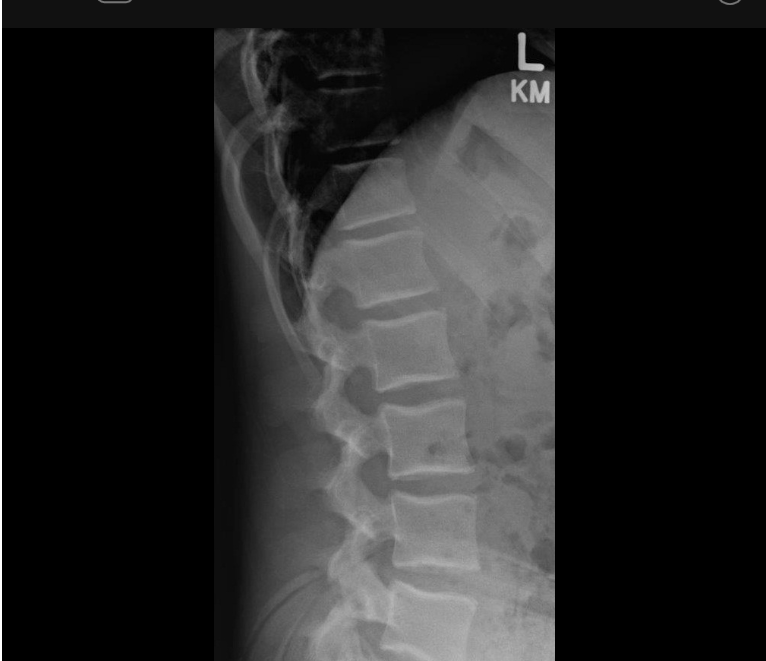
#> input picture input.jpg, 766 x 661 px
$ python main.py
#> lines starting #> are read from the running program, lines starting #| are printed output that depends on the picture; after the words box and inside, x2 and y2 are one past the last pixel; in counts of white or black regions, pixels touching at a corner belong together
# --- main.py (Minimal Debug Runner) ---
from pathlib import Path
import sys, cv2, numpy as np, math

# ====== 參數（必要時才調） ======
Y_L1 = (0.25, 0.55)    # L1 ROI 的 y 比例
Y_S1 = (0.72, 1.00)    # S1 ROI 的 y 比例（抓不到時試 0.68~0.75）
ANG_L1 = 35            # 近水平角度門檻（度）
ANG_S1 = 40
# ==============================

BASE_DIR = Path(__file__).resolve().parent
IMG_PATH = Path(sys.argv[1]) if len(sys.argv) > 1 else BASE_DIR / "input.jpg"

def imread_gray(path: Path):
    path = Path(path)
    if not path.exists():
        raise FileNotFoundError(f"[讀檔失敗] 找不到影像：{path}\nCWD：{Path.cwd()}")
    data = np.fromfile(str(path), dtype=np.uint8)  # 支援中文路徑
    img = cv2.imdecode(data, cv2.IMREAD_GRAYSCALE)
#> img is the input picture: shape (661, 766); min 0, max 255, mean 38.5
#| [OK] Loaded: input.jpg shape=(661, 766)
    if img is None:
        raise RuntimeError(f"[解碼失敗] OpenCV 無法解碼：{path}（檔案損毀或副檔名不符）")
    return img

def auto_canny(gray):
    v = np.median(gray); lo = int(max(0, 0.66*v)); hi = int(min(255, 1.33*v))
    return cv2.Canny(gray, lo, hi)

def find_spine_band(gray):
    """穩健版：二值化骨影→形態學→找最大片、最縱長連通元件→x 範圍"""
    h, w = gray.shape
#> h = 661; w = 766
    clahe = cv2.createCLAHE(clipLimit=2.0, tileGridSize=(8,8))
    g = clahe.apply(gray)
    g = cv2.bilateralFilter(g, 5, 50, 50)

    # 強化骨骼：Otsu 二值 + 形態學閉運算（連續化）
    _, bw = cv2.threshold(g, 0, 255, cv2.THRESH_BINARY+cv2.THRESH_OTSU)
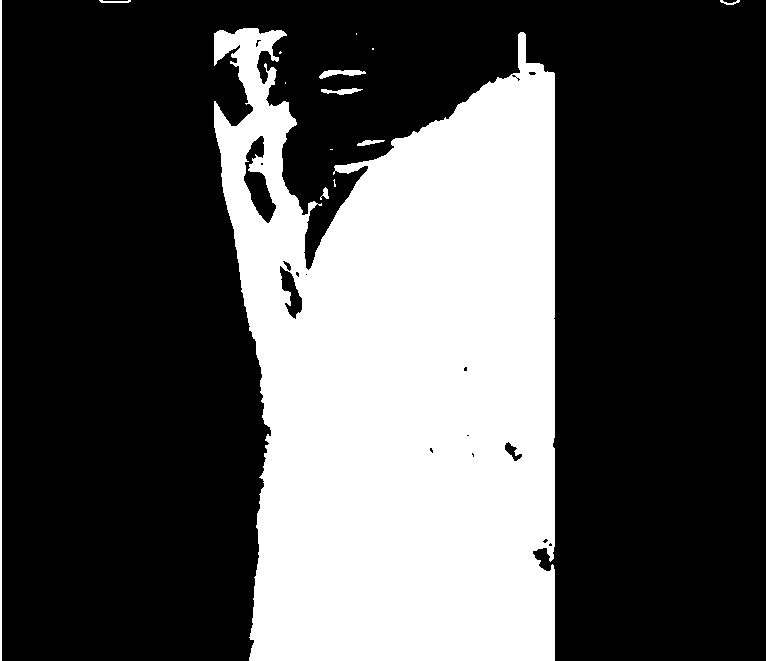
#> bw: shape (661, 766); 32.6% white; 14 white regions (6 under 20 px), largest, box (x1, y1, x2, y2) and area: (214, 28, 555, 661) 163105, (0, 0, 2, 661) 1322, (319, 70, 366, 79) 227
    kernel = cv2.getStructuringElement(cv2.MORPH_RECT, (9, 21))
    bw = cv2.morphologyEx(bw, cv2.MORPH_CLOSE, kernel, iterations=1)
#> bw: shape (661, 766); 33.5% white; 8 white regions (3 under 20 px), largest, box (x1, y1, x2, y2) and area: (214, 28, 555, 661) 167041, (0, 0, 2, 661) 1322, (319, 70, 366, 95) 976, (99, 0, 131, 3) 91, (720, 0, 740, 5) 78

    # 只保留「細長且接近中央」的最大連通元件
    num, labels, stats, _ = cv2.connectedComponentsWithStats(bw)
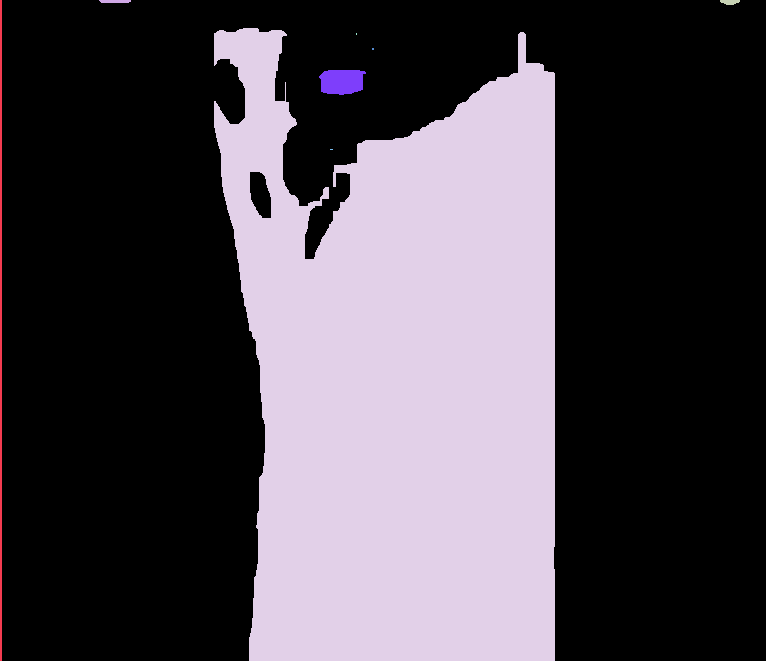
#> labels: shape (661, 766) int32; 9 distinct labels, from 0 to 8; one colour per label, 0 black
#> num = 9; stats = [[2, 0, 764, 661, 336809], [0, 0, 2, 661, 1322], [99, 0, 32, 3, 91], [720, 0, 20, 5, 78], [214, 28, 341, 633, 167041], [356, 33, 1, 2, 2], [372, 48, 2, 2, 4], [319, 70, 47, 25, 976], [330, 149, 3, 1, 3]]
    cand = []
    cx_img = w/2
#> cx_img = 383
    for i in range(1, num):
        x, y, ww, hh, area = stats[i]
        if hh < 0.4*h:
            continue
        if ww < 0.08*w:
            continue
        aspect = hh / max(1, ww)
        center_pen = abs((x+ww/2) - cx_img) / (w/2)
        score = aspect*2 + (area/(h*w))*3 - center_pen   # 越高越好
        cand.append((score, x, y, ww, hh))
#> this loop made 8 passes
#> (x, y, ww, hh, area, aspect, center_pen, score) on pass 4: (214, 28, 341, 633, 167041, 1.86, 0.00392, 4.7)
#> after the loop, cand = [(4.7, 214, 28, 341, 633)]
    if not cand:
        # 退而求其次：用中間 60% 寬
        return int(w*0.20), int(w*0.80)

    cand.sort(reverse=True)
    _, x, y, ww, hh = cand[0]
#> x = 214; y = 28; ww = 341; hh = 633
    # 兩側多留一點邊（避免裁太窄）
    pad = int(0.06*w)
#> pad = 45
    xL = max(0, x - pad)
#> xL = 169
    xR = min(w, x + ww + pad)
#> xR = 600

    # 若帶寬仍過窄，擴成至少 0.25*w
    if (xR - xL) < int(0.25*w):
        cx = (xL + xR)//2
        half = max(int(0.125*w), (xR - xL)//2)
        xL = max(0, cx - half)
        xR = min(w, cx + half)
    return xL, xR

def hough_pass(roi, ang_limit_deg, len_ratio_list=(0.35,0.28,0.22), thr_list=(140,110,80,60)):
    H, W = roi.shape
    edges = auto_canny(roi)
    best, best_score = None, -1
    for min_len_ratio in len_ratio_list:
        min_len = int(W * min_len_ratio)
        for hth in thr_list:
            lines = cv2.HoughLinesP(edges, 1, np.pi/180, threshold=hth,
                                    minLineLength=min_len, maxLineGap=20)
            if lines is None: continue
            for (x1,y1,x2,y2) in lines[:,0,:]:
                ang = abs(math.degrees(math.atan2(y2-y1, x2-x1)))
                ang = ang if ang <= 90 else 180-ang
                length = math.hypot(x2-x1, y2-y1)
                cx = (x1+x2)/2; center_penalty = abs(cx - W/2) / (W/2 + 1e-6)
                score = (max(0, ang_limit_deg - ang)) * 2 + length - 50*center_penalty
                if ang <= ang_limit_deg and score > best_score:
                    best, best_score = (x1,y1,x2,y2), score
        if best is not None: break
    return best, edges

def rotate_point(x, y, angle_deg, center):
    ang = np.deg2rad(angle_deg); ox, oy = center
    xr = ox + (x-ox)*np.cos(ang) - (y-oy)*np.sin(ang)
    yr = oy + (x-ox)*np.sin(ang) + (y-oy)*np.cos(ang)
    return int(round(xr)), int(round(yr))

def fallback_by_small_rotation(roi, base_ang_limit=35):
    H, W = roi.shape; center = (W//2, H//2)
    best, best_meta = None, (-1, 0)
    for a in range(-12, 13, 2):
        M = cv2.getRotationMatrix2D(center, a, 1.0)
        rot = cv2.warpAffine(roi, M, (W, H), flags=cv2.INTER_LINEAR, borderMode=cv2.BORDER_REPLICATE)
        cand, _ = hough_pass(rot, base_ang_limit, len_ratio_list=(0.30,0.24,0.20), thr_list=(120,90,70))
        if cand is None: continue
        (x1,y1,x2,y2) = cand
        ang = abs(math.degrees(math.atan2(y2-y1, x2-x1))); ang = ang if ang<=90 else 180-ang
        length = math.hypot(x2-x1, y2-y1)
        score = (base_ang_limit - ang) * 2 + length
        if score > best_meta[0]:
            p1 = rotate_point(x1, y1, -a, center); p2 = rotate_point(x2, y2, -a, center)
            best, best_meta = (p1[0],p1[1],p2[0],p2[1]), (score, a)
    return best

def find_endplate_line(gray, spine_band, y0_ratio, y1_ratio, ang_limit_deg=35, tag="L1"):
    h, w = gray.shape; xL, xR = spine_band
    y0, y1 = int(h*y0_ratio), int(h*y1_ratio)
    roi = gray[y0:y1, xL:xR]
    # 前處理
    clahe = cv2.createCLAHE(clipLimit=2.0, tileGridSize=(8,8))
    roi_p = clahe.apply(roi)
    roi_p = cv2.GaussianBlur(roi_p, (5,5), 0)

    # 儲存 ROI 供 debug
    cv2.imwrite(f"debug_roi_{tag}.jpg", roi_p)
    line, edges = hough_pass(roi_p, ang_limit_deg)
    cv2.imwrite(f"debug_edges_{tag}.jpg", edges)

    if line is None:
        line = fallback_by_small_rotation(roi_p, base_ang_limit=ang_limit_deg+5)

    if line is None:
        return None, (y0, y1, xL, xR)
    (x1,y1_,x2,y2_) = line
    return (x1+xL, y1_+y0, x2+xL, y2_+y0), (y0, y1, xL, xR)

def line_angle_deg(p1, p2):
    dy, dx = p2[1]-p1[1], p2[0]-p1[0]
    ang = math.degrees(math.atan2(dy, dx))
    return (ang + 360) % 180

def main():
    gray = imread_gray(IMG_PATH)
    if gray.dtype != np.uint8:
        gray = cv2.normalize(gray, None, 0, 255, cv2.NORM_MINMAX).astype(np.uint8)

    print(f"[OK] Loaded: {IMG_PATH} shape={gray.shape}")
    cv2.imwrite("debug_gray.jpg", gray)

    # Step 1: 找脊柱垂直帶
    band = find_spine_band(gray)
#> band = (169, 600)
    xL, xR = band
#> xL = 169; xR = 600
    print(f"[OK] Spine band: xL={xL}, xR={xR}, width={xR-xL}")
#| [OK] Spine band: xL=169, xR=600, width=431
    overlay = cv2.cvtColor(gray, cv2.COLOR_GRAY2BGR)
    cv2.rectangle(overlay, (xL, 0), (xR, gray.shape[0]-1), (0,255,255), 2)
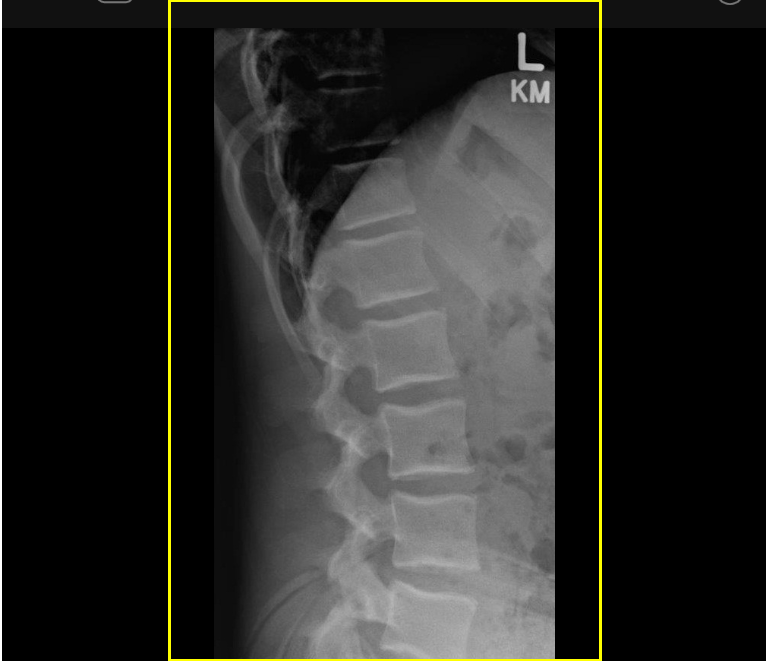
#> overlay: shape (661, 766, 3); mean B, G, R 38.3, 41.2, 41.2
    cv2.imwrite("debug_spine_band.jpg", overlay)

    # Step 2: 找 L1/S1 端板線
    L1_line, L1_roi = find_endplate_line(gray, band, Y_L1[0], Y_L1[1], ang_limit_deg=ANG_L1, tag="L1")
#> in find_endplate_line, `xL, xR = spine_band`: xL = 169; xR = 600
#> in auto_canny, `v = np.median(gray)`: v = 109
#> in auto_canny, `lo = int(max(0, 0.66 * v))`: lo = 71
#> in auto_canny, `hi = int(min(255, 1.33 * v))`: hi = 144
#> in auto_canny, `return cv2.Canny(gray, lo, hi)`:
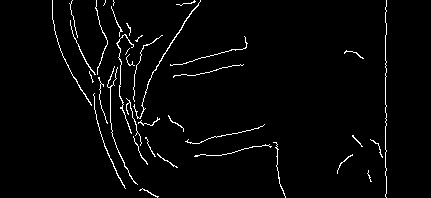
#> returned value: shape (198, 431); 2.6% white in thin lines or dots, all inside (x1, y1, x2, y2) = (52, 0, 387, 198)
#> after the loop in hough_pass, `for min_len_ratio in len_ratio_list:`: best_score = -1
#> the loop in fallback_by_small_rotation, `for a in range(-12, 13, 2):` made 13 passes
#> after the loop in fallback_by_small_rotation, `for a in range(-12, 13, 2):`:
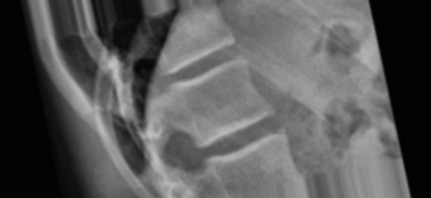
#> rot: shape (198, 431); min 2, max 194, mean 89.8
#> after the loop in fallback_by_small_rotation, `for a in range(-12, 13, 2):`: best_meta = (-1, 0)
#> L1_roi = (165, 363, 169, 600)
    S1_line, S1_roi = find_endplate_line(gray, band, Y_S1[0], Y_S1[1], ang_limit_deg=ANG_S1, tag="S1")
#> in auto_canny (call 15), `v = np.median(gray)`: v = 112
#> in auto_canny (call 15), `lo = int(max(0, 0.66 * v))`: lo = 73
#> in auto_canny (call 15), `hi = int(min(255, 1.33 * v))`: hi = 148
#> in auto_canny (call 15), `return cv2.Canny(gray, lo, hi)`:
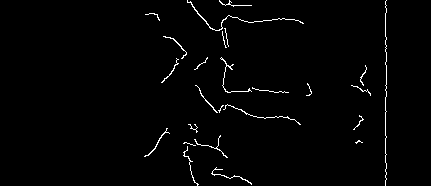
#> returned value: shape (186, 431); 1.5% white in thin lines or dots, all inside (x1, y1, x2, y2) = (144, 0, 387, 186)
#> call 2 of fallback_by_small_rotation, with base_ang_limit = 45
#> the loop in fallback_by_small_rotation (call 2), `for a in range(-12, 13, 2):` made 13 passes
#> after the loop in fallback_by_small_rotation (call 2), `for a in range(-12, 13, 2):`:
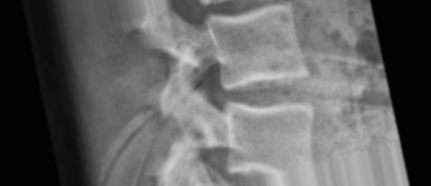
#> rot: shape (186, 431); min 2, max 211, mean 99
#> S1_roi = (475, 661, 169, 600)
    print(f"[INFO] L1_line={L1_line}, S1_line={S1_line}")
#| [INFO] L1_line=None, S1_line=None

    # 疊圖輸出
    out = overlay.copy()
    def draw_line(img, line, color):
        if line is not None:
            (x1,y1,x2,y2) = line
            cv2.line(img, (x1,y1), (x2,y2), color, 3)

    draw_line(out, L1_line, (0,0,255))
    draw_line(out, S1_line, (0,255,0))
    cv2.imwrite("debug_lines_overlay.jpg", out)

    # Step 3: 計算 LL
    if L1_line is None or S1_line is None:
        print("[WARN] 有端板線未偵測到 → 請查看 debug_roi_*.jpg / debug_edges_*.jpg / debug_spine_band.jpg")
        print("      提示：調整 Y_L1/Y_S1 或 ANG_L1/ANG_S1 後再試。")
        return

    θ_L1 = line_angle_deg((L1_line[0], L1_line[1]), (L1_line[2], L1_line[3]))
    θ_S1 = line_angle_deg((S1_line[0], S1_line[1]), (S1_line[2], S1_line[3]))
    LL = abs(θ_L1 - θ_S1); LL = LL if LL <= 90 else 180 - LL
    print(f"[OK] Lumbar Lordosis (LL) = {LL:.2f}°")

    cv2.putText(out, f"LL={LL:.2f} deg", (20,40), cv2.FONT_HERSHEY_SIMPLEX, 1, (0,255,0), 2)
    cv2.imwrite("output_overlay.jpg", out)
    print("[OK] 輸出：output_overlay.jpg（含脊柱帶 + 端板線 + LL）")

if __name__ == "__main__":
    main()
